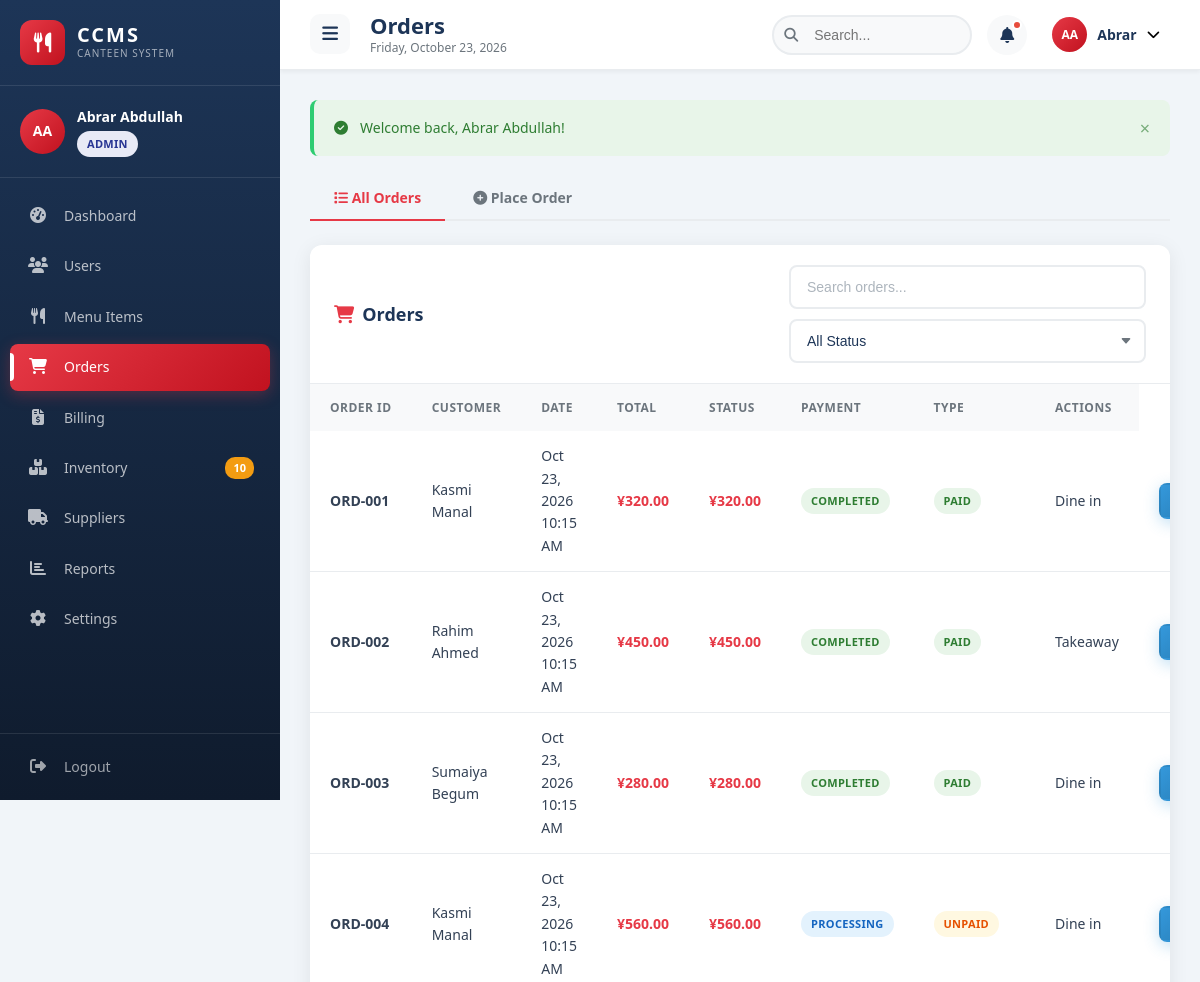
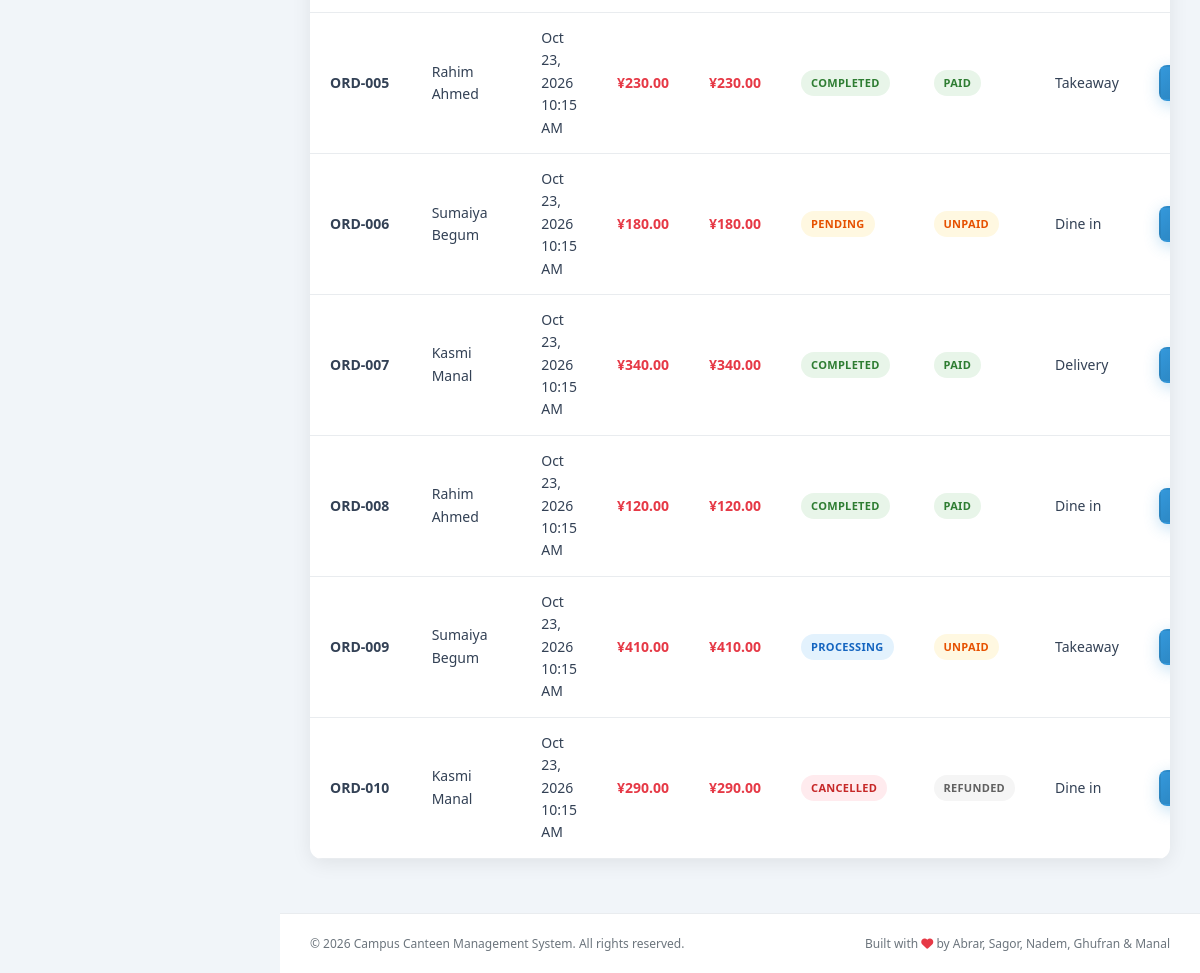
Screenshot of /orders.php (signed in) with the database file from the repository (2 pictures, top to bottom).
### tables this page shows
CREATE TABLE IF NOT EXISTS users (
    user_id INT AUTO_INCREMENT PRIMARY KEY,
    full_name VARCHAR(100) NOT NULL,
    email VARCHAR(100) NOT NULL UNIQUE,
    password VARCHAR(255) NOT NULL,
    phone VARCHAR(20),
    role ENUM('admin','staff','cashier','student') DEFAULT 'student',
    status ENUM('active','inactive') DEFAULT 'active',
    avatar VARCHAR(255) DEFAULT NULL,
    created_at TIMESTAMP DEFAULT CURRENT_TIMESTAMP,
    updated_at TIMESTAMP DEFAULT CURRENT_TIMESTAMP ON UPDATE CURRENT_TIMESTAMP
);

CREATE TABLE IF NOT EXISTS orders (
    order_id INT AUTO_INCREMENT PRIMARY KEY,
    user_id INT NOT NULL,
    order_date TIMESTAMP DEFAULT CURRENT_TIMESTAMP,
    total_amount DECIMAL(10,2) NOT NULL DEFAULT 0,
    status ENUM('pending','processing','completed','cancelled') DEFAULT 'pending',
    payment_status ENUM('unpaid','paid','refunded') DEFAULT 'unpaid',
    order_type ENUM('dine_in','takeaway','delivery') DEFAULT 'dine_in',
    notes TEXT,
    created_at TIMESTAMP DEFAULT CURRENT_TIMESTAMP,
    updated_at TIMESTAMP DEFAULT CURRENT_TIMESTAMP ON UPDATE CURRENT_TIMESTAMP,
    FOREIGN KEY (user_id) REFERENCES users(user_id) ON DELETE CASCADE
);

### db.php (called while the page is built, shortened)
<?php
$conn = new mysqli(DB_HOST, DB_USER, DB_PASS, DB_NAME);
$conn->set_charset("utf8mb4");
function executeQuery($sql, $params = [], $types = "") {
    global $conn;
    $stmt = $conn->prepare($sql);
    if (!empty($params)) {
        $stmt->bind_param($types, ...$params);
    }
    $stmt->execute();
    return $stmt;
}
function fetchAll($sql, $params = [], $types = "") {
    $stmt = executeQuery($sql, $params, $types);
    $result = $stmt->get_result();
    $data = $result->fetch_all(MYSQLI_ASSOC);
    return $data;
}
function fetchOne($sql, $params = [], $types = "") {
    $stmt = executeQuery($sql, $params, $types);
    $result = $stmt->get_result();
    $data = $result->fetch_assoc();
    return $data;
}
function getCount($sql, $params = [], $types = "") {
    $stmt = executeQuery($sql, $params, $types);
    $result = $stmt->get_result();
    $row = $result->fetch_row();
    return $row[0] ?? 0;
}
?>

### auth.php (called while the page is built, shortened)
<?php
require_once 'functions.php';
if (isset($_SESSION['user_id'])) {
    $currentUser = fetchOne("SELECT * FROM users WHERE user_id = ?", [$_SESSION['user_id']], "i");
}
function getUserInitials($name) {
    $parts = explode(' ', $name);
    $initials = '';
    foreach ($parts as $part) {
        if (!empty($part)) {
            $initials .= strtoupper($part[0]);
        }
    }
    return substr($initials, 0, 2);
}
function getSidebarMenu() {
    $role = $_SESSION['user_role'] ?? 'student';
    $menu = [];
    $menu[] = [
        'icon' => 'tachometer-alt',
        'label' => 'Dashboard',
        'url' => '/CanteenManagement/pages/dashboard.php',
        'active' => basename($_SERVER['PHP_SELF']) === 'dashboard.php'
    ];
    if ($role === 'admin') {
        $menu[] = [
            'icon' => 'users',
            'label' => 'Users',
            'url' => '/CanteenManagement/pages/users.php',
            'active' => basename($_SERVER['PHP_SELF']) === 'users.php'
        ];
    }
    if (in_array($role, ['admin', 'staff'])) {
        $menu[] = [
            'icon' => 'utensils',
            'label' => 'Menu Items',
            'url' => '/CanteenManagement/pages/menu.php',
            'active' => basename($_SERVER['PHP_SELF']) === 'menu.php'
        ];
    }
    $menu[] = [
        'icon' => 'shopping-cart',
        'label' => 'Orders',
        'url' => '/CanteenManagement/pages/orders.php',
        'active' => basename($_SERVER['PHP_SELF']) === 'orders.php'
    ];
    if (in_array($role, ['admin', 'cashier'])) {
        $menu[] = [
            'icon' => 'file-invoice-dollar',
            'label' => 'Billing',
            'url' => '/CanteenManagement/pages/billing.php',
            'active' => basename($_SERVER['PHP_SELF']) === 'billing.php'
        ];
    }
    if (in_array($role, ['admin', 'staff'])) {
        $menu[] = [
            'icon' => 'boxes',
            'label' => 'Inventory',
            'url' => '/CanteenManagement/pages/inventory.php',
            'active' => basename($_SERVER['PHP_SELF']) === 'inventory.php'
        ];
    }
    if ($role === 'admin') {
        $menu[] = [
            'icon' => 'truck',
            'label' => 'Suppliers',
            'url' => '/CanteenManagement/pages/suppliers.php',
            'active' => basename($_SERVER['PHP_SELF']) === 'suppliers.php'
        ];
    }
    if ($role === 'admin') {
        $menu[] = [
            'icon' => 'chart-bar',
            'label' => 'Reports',
            'url' => '/CanteenManagement/pages/reports.php',
            'active' => basename($_SERVER['PHP_SELF']) === 'reports.php'
        ];
    }
    $menu[] = [
        'icon' => 'cog',
        'label' => 'Settings',
        'url' => '/CanteenManagement/pages/settings.php',
        'active' => basename($_SERVER['PHP_SELF']) === 'settings.php'
    ];
    return $menu;
}
?>

### orders.php (the view, shortened to what this page needs)
<?php
require_once '../includes/auth.php';
require_once '../includes/functions.php';
$pageTitle = 'Orders';
if (isAdmin() || isStaff() || isCashier()) {
    $orders = getAllOrders();
} else {
    $orders = fetchAll("SELECT o.*, u.full_name, u.email, u.phone
        FROM orders o
        JOIN users u ON o.user_id = u.user_id
        WHERE o.user_id = ?
        ORDER BY o.order_date DESC", [$_SESSION['user_id']], "i");
}
require_once '../includes/header.php';
?>
<div class="tabs-container">
    <div class="tabs">
        <button class="tab-btn active" data-tab="ordersList"><i class="fas fa-list"></i> All Orders</button>
        <button class="tab-btn" data-tab="placeOrder"><i class="fas fa-plus-circle"></i> Place Order</button>
    </div>
    <div class="tab-panel active" id="ordersList">
        <div class="card">
            <div class="card-header">
                <h3 class="card-title"><i class="fas fa-shopping-cart" style="color: var(--primary); margin-right: 8px;"></i>Orders</h3>
                <div class="search-filter">
                    <input type="text" class="form-control" id="orderSearch" placeholder="Search orders...">
                    <select class="form-control" id="orderStatusFilter">
                        <option value="">All Status</option>
                    </select>
                </div>
            </div>
            <div class="card-body" style="padding: 0;">
                <div class="table-responsive">
                    <table class="data-table" id="ordersTable">
                        <thead>
                            <tr>
                                <th>Order ID</th>
                                <?php if (isAdmin() || isStaff() || isCashier()): ?>
                                <th>Customer</th>
                                <?php endif; ?>
                                <th>Date</th>
                                <th>Total</th>
                                <th>Status</th>
                                <th>Payment</th>
                                <th>Type</th>
                                <th>Actions</th>
                            </tr>
                        </thead>
                        <tbody>
                            <?php foreach ($orders as $order): ?>
                            <tr data-status="<?php echo $order['status']; ?>">
                                <td><strong><?php echo generateOrderId($order['order_id']); ?></strong></td>
                                <?php if (isAdmin() || isStaff() || isCashier()): ?>
                                <td><?php echo htmlspecialchars($order['full_name']); ?></td>
                                <?php endif; ?>
                                <td><?php echo formatDateTime($order['order_date']); ?></td>
                                <td><strong style="color: var(--primary);"><?php echo formatPrice($order['total_amount']); ?></strong></td>
                                    <td><strong style="color: var(--primary);"><?php echo formatPrice($order['total_amount']); ?></strong></td>
                                <td><span class="badge <?php echo getStatusBadge($order['status']); ?>"><?php echo ucfirst($order['status']); ?></span></td>
                                <td><span class="badge <?php echo getStatusBadge($order['payment_status']); ?>"><?php echo ucfirst($order['payment_status']); ?></span></td>
                                <td><?php echo ucfirst(str_replace('_', ' ', $order['order_type'])); ?></td>
                                <td>
                                    <div style="display: flex; gap: 5px;">
                                        <a href="order_view.php?id=<?php echo $order['order_id']; ?>" class="btn btn-sm btn-info btn-icon" title="View">
                                        </a>
                                    </div>
                                </td>
                            </tr>
                            <?php endforeach; ?>
                        </tbody>
                    </table>
                </div>
            </div>
        </div>
    </div>
</div>
<?php require_once '../includes/footer.php'; ?>

### header.php (shortened to what this page needs)
<?php
$menuItems = getSidebarMenu();
$unreadAlerts = 0;
if (isAdmin()) {
    $unreadAlerts = getCount("SELECT COUNT(*) FROM inventory WHERE status IN ('low_stock', 'out_of_stock')");
}
?>
<!DOCTYPE html>
<html lang="en">
<head>
    <link rel="stylesheet" href="https://cdnjs.cloudflare.com/ajax/libs/font-awesome/6.4.2/css/all.min.css">
    <link rel="stylesheet" href="/CanteenManagement/assets/css/style.css">
</head>
<body>
    <aside class="sidebar" id="sidebar">
        <div class="sidebar-header">
            <div class="logo">
                <div class="logo-icon">
                    <i class="fas fa-utensils"></i>
                </div>
                <div class="logo-text">
                    <span class="logo-title">CCMS</span>
                    <span class="logo-subtitle">Canteen System</span>
                </div>
            </div>
        </div>
        <div class="sidebar-user">
            <div class="user-avatar">
                <?php echo getUserInitials($currentUser['full_name'] ?? 'User'); ?>
            </div>
            <div class="user-info">
                <div class="user-name"><?php echo htmlspecialchars($currentUser['full_name'] ?? 'User'); ?></div>
                <div class="user-role">
                    <span class="badge <?php echo getStatusBadge($currentUser['role'] ?? 'student'); ?>">
                        <?php echo ucfirst($currentUser['role'] ?? 'User'); ?>
                    </span>
                </div>
            </div>
        </div>
        <nav class="sidebar-nav">
            <?php foreach ($menuItems as $item): ?>
            <a href="<?php echo $item['url']; ?>" class="nav-item <?php echo $item['active'] ? 'active' : ''; ?>">
                <div class="nav-icon">
                    <i class="fas fa-<?php echo $item['icon']; ?>"></i>
                </div>
                <span class="nav-label"><?php echo $item['label']; ?></span>
                <?php if ($item['label'] === 'Inventory' && $unreadAlerts > 0): ?>
                <span class="nav-badge"><?php echo $unreadAlerts; ?></span>
                <?php endif; ?>
            </a>
            <?php endforeach; ?>
        </nav>
        <div class="sidebar-footer">
            <a href="/CanteenManagement/logout.php" class="nav-item logout-item">
                <div class="nav-icon">
                    <i class="fas fa-sign-out-alt"></i>
                </div>
                <span class="nav-label">Logout</span>
            </a>
        </div>
    </aside>
    <div class="main-wrapper">
        <header class="topbar">
            <div class="topbar-left">
                <button class="menu-toggle" onclick="toggleSidebar()">
                    <i class="fas fa-bars"></i>
                </button>
                <div class="page-title-wrapper">
                    <h1 class="page-title"><?php echo $pageTitle; ?></h1>
                    <span class="page-date"><?php echo date('l, F d, Y'); ?></span>
                </div>
            </div>
            <div class="topbar-right">
                <div class="search-box" id="searchBox">
                    <input type="text" placeholder="Search..." class="search-input" id="globalSearch">
                    <button class="search-btn">
                        <i class="fas fa-search"></i>
                    </button>
                </div>
                <div class="notification-wrapper">
                    <button class="icon-btn" onclick="toggleNotifications()">
                        <i class="fas fa-bell"></i>
                        <?php if ($unreadAlerts > 0): ?>
                        <span class="notification-dot"></span>
                        <?php endif; ?>
                    </button>
                </div>
                <div class="profile-wrapper">
                    <button class="profile-btn" onclick="toggleProfile()">
                        <div class="profile-avatar">
                            <?php echo getUserInitials($currentUser['full_name'] ?? 'User'); ?>
                        </div>
                        <span class="profile-name"><?php echo htmlspecialchars(explode(' ', $currentUser['full_name'] ?? 'User')[0]); ?></span>
                        <i class="fas fa-chevron-down"></i>
                    </button>
                </div>
            </div>
        </header>
        <main class="main-content">
            <div class="flash-container">
                <?php showFlash(); ?>
            </div>

### functions.php (shortened to what this page needs)
<?php
require_once 'db.php';
function isLoggedIn() {
    return isset($_SESSION['user_id']) && !empty($_SESSION['user_id']);
}
function isAdmin() {
    return isLoggedIn() && in_array($_SESSION['user_role'], ['admin']);
}
function getFlash() {
    if (isset($_SESSION['flash'])) {
        $flash = $_SESSION['flash'];
        return $flash;
    }
    return null;
}
function showFlash() {
    $flash = getFlash();
    if ($flash) {
        $icon = $flash['type'] === 'success' ? 'check-circle' : ($flash['type'] === 'error' ? 'exclamation-circle' : 'info-circle');
        echo '<div class="alert alert-' . $flash['type'] . ' animate-slide-in">
            <i class="fas fa-' . $icon . '"></i>
            <span>' . htmlspecialchars($flash['message']) . '</span>
            <button class="close-btn" onclick="this.parentElement.remove()">&times;</button>
        </div>';
    }
}
function formatPrice($price) {
    return '¥' . number_format($price, 2);
}
function formatDateTime($date) {
    return date('M d, Y h:i A', strtotime($date));
}
function getStatusBadge($status) {
    $badges = [
        'active' => 'badge-success',
        'inactive' => 'badge-secondary',
        'pending' => 'badge-warning',
        'processing' => 'badge-info',
        'completed' => 'badge-success',
        'cancelled' => 'badge-danger',
        'paid' => 'badge-success',
        'unpaid' => 'badge-warning',
        'refunded' => 'badge-secondary',
        'in_stock' => 'badge-success',
        'low_stock' => 'badge-warning',
        'out_of_stock' => 'badge-danger',
        'student' => 'badge-info',
        'admin' => 'badge-primary',
        'staff' => 'badge-success',
        'cashier' => 'badge-warning'
    ];
    return $badges[$status] ?? 'badge-secondary';
}
function generateOrderId($id) {
    return 'ORD-' . str_pad($id, 3, '0', STR_PAD_LEFT);
}
function getAllOrders() {
    return fetchAll("SELECT o.*, u.full_name, u.email, u.phone
        FROM orders o
        JOIN users u ON o.user_id = u.user_id
        ORDER BY o.order_date DESC");
}
?>

### footer.php (shortened to what this page needs)
        </main>
        <footer class="main-footer">
            <div class="footer-content">
                <p>&copy; <?php echo date('Y'); ?> Campus Canteen Management System. All rights reserved.</p>
                <p class="footer-credits">Built with <i class="fas fa-heart"></i> by Abrar, Sagor, Nadem, Ghufran & Manal</p>
            </div>
        </footer>
    </div>
</body>
</html>

### rows the page displays
users: full_name "AA", full_name "Abrar Abdullah", role "ADMIN", full_name "Abrar"
orders: order_id "ORD-001", user.full_name "Kasmi Manal", order_date "Oct 23, 2026 10:15 AM", total_amount "¥320.00", status "COMPLETED", payment_status "PAID", order_type "Dine in"
orders: order_id "ORD-002", user.full_name "Rahim Ahmed", order_date "Oct 23, 2026 10:15 AM", total_amount "¥450.00", status "COMPLETED", payment_status "PAID", order_type "Takeaway"
orders: order_id "ORD-003", user.full_name "Sumaiya Begum", order_date "Oct 23, 2026 10:15 AM", total_amount "¥280.00", status "COMPLETED", payment_status "PAID", order_type "Dine in"
orders: order_id "ORD-004", user.full_name "Kasmi Manal", order_date "Oct 23, 2026 10:15 AM", total_amount "¥560.00", status "PROCESSING", payment_status "UNPAID", order_type "Dine in"
orders: order_id "ORD-005", user.full_name "Rahim Ahmed", order_date "Oct 23, 2026 10:15 AM", total_amount "¥230.00", status "COMPLETED", payment_status "PAID", order_type "Takeaway"
orders: order_id "ORD-006", user.full_name "Sumaiya Begum", order_date "Oct 23, 2026 10:15 AM", total_amount "¥180.00", status "PENDING", payment_status "UNPAID", order_type "Dine in"
orders: order_id "ORD-007", user.full_name "Kasmi Manal", order_date "Oct 23, 2026 10:15 AM", total_amount "¥340.00", status "COMPLETED", payment_status "PAID", order_type "Delivery"
orders: order_id "ORD-008", user.full_name "Rahim Ahmed", order_date "Oct 23, 2026 10:15 AM", total_amount "¥120.00", status "COMPLETED", payment_status "PAID", order_type "Dine in"
orders: order_id "ORD-009", user.full_name "Sumaiya Begum", order_date "Oct 23, 2026 10:15 AM", total_amount "¥410.00", status "PROCESSING", payment_status "UNPAID", order_type "Takeaway"
orders: order_id "ORD-010", user.full_name "Kasmi Manal", order_date "Oct 23, 2026 10:15 AM", total_amount "¥290.00", status "CANCELLED", payment_status "REFUNDED", order_type "Dine in"

### other values shown
$item['label'] "Dashboard"
$item['label'] "Users"
$item['label'] "Menu Items"
$item['label'] "Orders"
$item['label'] "Billing"
$item['label'] "Inventory"
$unreadAlerts "10"
$item['label'] "Suppliers"
$item['label'] "Reports"
$item['label'] "Settings"
$pageTitle "Orders"
$flash['message'] "Welcome back, Abrar Abdullah!"
